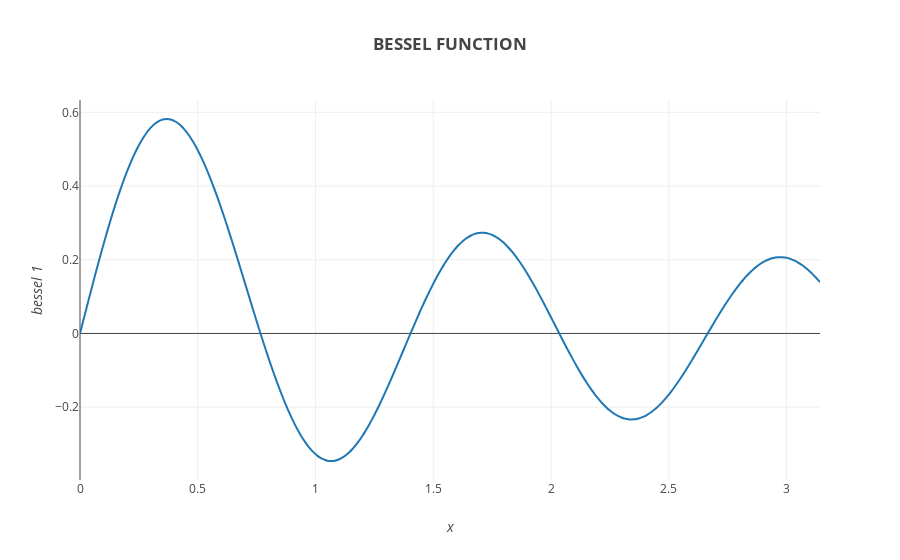

Notebook code cell kept with this figure:
### Code cell
freq = 5

trace = go.Scatter(x=x,
                   y=special.jv(1, freq * x),
                   mode='lines',    # markers or both
                   line={'shape':'spline'})

fig = go.Figure(data=[trace], layout=layout)

iplot(fig)

### Figure 1 — Plotly figure (JSON) as saved in the notebook; plotly's stock layout.template omitted (floating-point values rounded to 4 significant figures; data arrays with more than 128 entries replaced by an {"elided": "..."} marker saying what was removed)
{"data": [{"line": {"shape": "spline"}, "mode": "lines", "type": "scatter", "uid": "e0baeabb-92af-4b81-bbac-11510a5a0521", "x": {"elided": "300 float values"}, "y": {"elided": "300 float values"}}], "layout": {"autosize": true, "title": {"text": "<b>BESSEL FUNCTION</b>"}, "xaxis": {"autorange": true, "range": [0, 3.142], "title": {"text": "<i>x</i>"}, "type": "linear"}, "yaxis": {"autorange": true, "range": [-0.3976, 0.6334], "title": {"text": "<i>bessel 1</i>"}, "type": "linear"}}}
